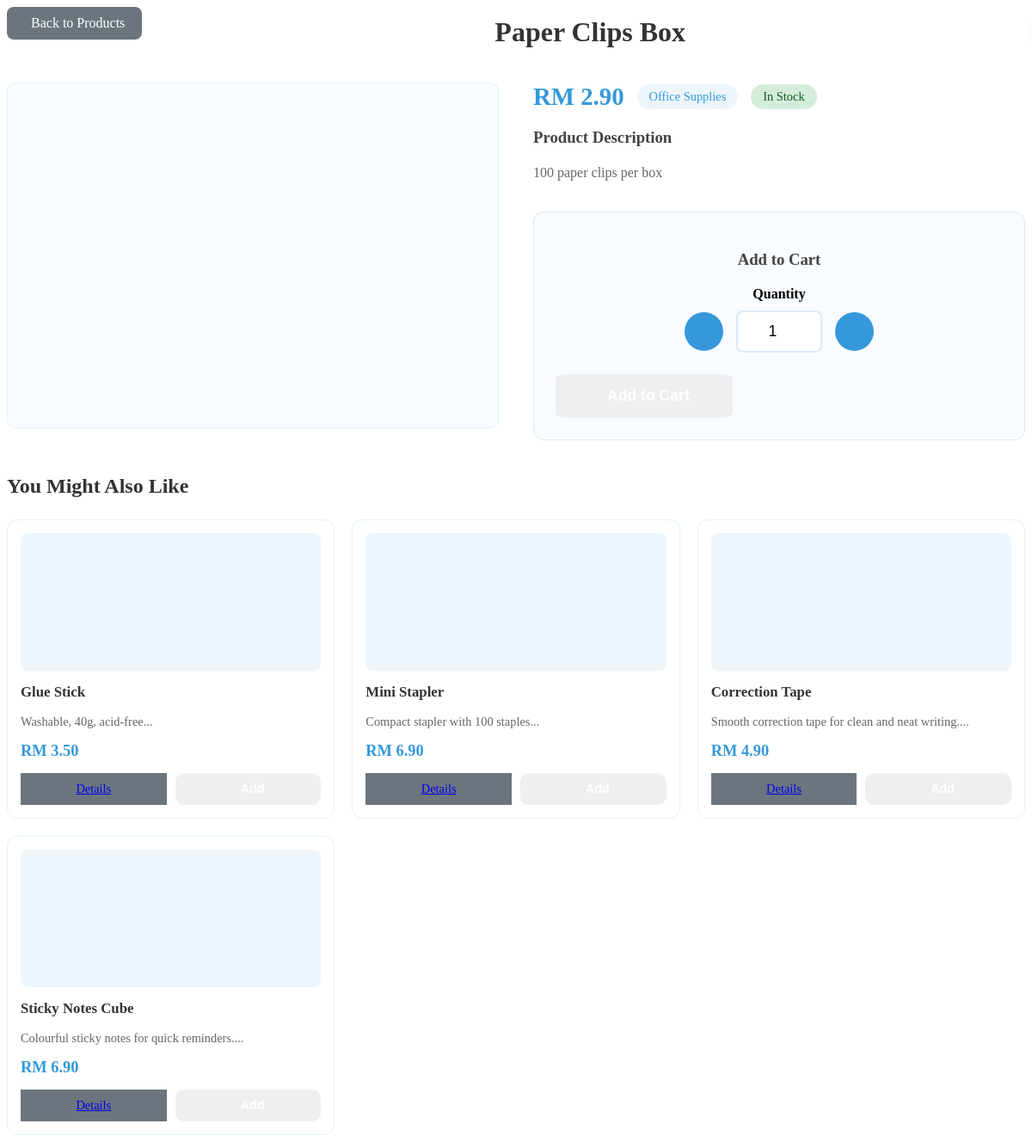
The app's page /product-details.php?id=12 with its own data.
### tables this page shows
CREATE TABLE `products` (
  `id` int(11) NOT NULL,
  `name` varchar(100) NOT NULL,
  `description` text DEFAULT NULL,
  `price` decimal(10,2) NOT NULL,
  `category_id` int(11) DEFAULT NULL,
  `image` varchar(255) DEFAULT 'default.jpg',
  `available` tinyint(1) DEFAULT 1
);

CREATE TABLE `categories` (
  `id` int(11) NOT NULL,
  `name` varchar(50) NOT NULL,
  `description` text DEFAULT NULL,
  `is_active` tinyint(1) DEFAULT 1
);

### product-details.php (the view, shortened to what this page needs)
<?php
$product_id =
    intval($_GET['id']);
$product_sql =
    "SELECT
        p.*,
        c.name AS category_name
     FROM products p
     LEFT JOIN categories c
     ON p.category_id = c.id
     WHERE p.id = $product_id";
$product_result =
    mysqli_query($conn, $product_sql);
?>
<?php
$prod_details =
    mysqli_fetch_assoc($product_result);
$related_products = [];
$related_sql =
    "SELECT *
     FROM products
     WHERE category_id = {$prod_details['category_id']}
     AND id != {$prod_details['id']}
     AND available = 1
     LIMIT 4";
$related_result =
    mysqli_query($conn, $related_sql);
if ($related_result) {
    while (
        $row =
        mysqli_fetch_assoc($related_result)
    ) {
        $related_products[] = $row;
    }
}
?>
<div class="container">
    <div class="content">
        <div class="page-header">
            <a href="menu.php" class="back-button">
                Back to Products
            </a>
            <h1 style="color: #333; text-align: center; flex: 1;">
                <?php echo htmlspecialchars($prod_details['name']); ?>
            </h1>
        </div>
        <div style="display: grid; grid-template-columns: 1fr 1fr; gap: 40px; margin-bottom: 40px;">
            <div>
                <div style="background: #f8fbff; border-radius: 10px; overflow: hidden; position: relative; min-height: 400px; display: flex; align-items: center; justify-content: center; border: 1px solid #e3f2fd;">
                </div>
            </div>
            <div>
                <div style="display: flex; align-items: center; gap: 15px; margin-bottom: 20px; flex-wrap: wrap;">
                    <span class="product-price"
                          style="font-size: 1.8rem; font-weight: bold; color: #3498db;">
                        RM <?php echo number_format($prod_details['price'], 2); ?>
                    </span>
                    <?php if (isset($prod_details['category_name'])): ?>
                        <span style="background: #eef6fb; color: #3498db; padding: 6px 14px; border-radius: 20px; font-size: 0.9rem;">
                            <?php echo htmlspecialchars($prod_details['category_name']); ?>
                        </span>
                    <?php endif; ?>
                    <span style="
                        background: <?php echo $prod_details['available'] ? '#d4edda' : '#f8d7da'; ?>;
                        color: <?php echo $prod_details['available'] ? '#155724' : '#721c24'; ?>;
                        padding: 6px 14px;
                        border-radius: 20px;
                        font-size: 0.9rem;
                    ">
                        <?php echo $prod_details['available'] ? 'In Stock' : 'Out of Stock'; ?>
                    </span>
                </div>
                <div style="margin-bottom: 30px;">
                    <h3 style="color: #444; margin-bottom: 12px;">
                        Product Description
                    </h3>
                    <p style="line-height: 1.8; color: #666;">
                        <?php
                        echo nl2br(
                            htmlspecialchars(
                                $prod_details['description']
                                ?: 'No description available.'
                            )
                        );
                        ?>
                    </p>
                </div>
                <?php if ($prod_details['available']): ?>
                    <div style="background: #f8fbff; padding: 25px; border-radius: 12px; border: 1px solid #dbe9f6;">
                        <h3 style="color: #444; margin-bottom: 20px; text-align: center;">
                            Add to Cart
                        </h3>
                        <div class="form-group" style="margin-bottom: 25px;">
                            <label for="quantity"
                                   style="font-weight: 600; margin-bottom: 10px; display: block; text-align: center;">
                                Quantity
                            </label>
                            <div style="display: flex; align-items: center; justify-content: center; gap: 15px;">
                                <button type="button"
                                        onclick="updateQuantity(-1)"
                                        style="width: 45px; height: 45px; border: none; background: #3498db; color: white; border-radius: 50%; cursor: pointer; font-size: 1.1rem;">
                                </button>
                                <input
                                    type="number"
                                    id="quantity"
                                    name="quantity"
                                    value="1"
                                    min="1"
                                    max="10"
                                    style="width: 100px; text-align: center; padding: 12px; border: 2px solid #dbe9f6; border-radius: 8px; font-size: 1.1rem;"
                                >
                                <button type="button"
                                        onclick="updateQuantity(1)"
                                        style="width: 45px; height: 45px; border: none; background: #3498db; color: white; border-radius: 50%; cursor: pointer; font-size: 1.1rem;">
                                </button>
                            </div>
                        </div>
                        <div style="text-align: center;">
                            <button
                                type="button"
                                id="add-to-cart-btn"
                                class="btn-add-cart"
                                style="padding: 15px 50px; font-size: 1.1rem; border-radius: 8px;"
                                data-product-id="<?php echo $prod_details['id']; ?>"
                                data-product-name="<?php echo htmlspecialchars($prod_details['name']); ?>"
                            >
                            </button>
                        </div>
                    </div>
                <?php endif; ?>
            </div>
        </div>
        <?php if (!empty($related_products)): ?>
            <div class="popular-items">
                <h2 style="color: #333; margin-bottom: 25px;">
                    You Might Also Like
                </h2>
                <div class="products-grid"
                     style="display: grid; grid-template-columns: repeat(4, 1fr); gap: 20px;">
                    <?php foreach ($related_products as $related): ?>
                        <div class="product-card"
                             style="border: 1px solid #e3f2fd; border-radius: 12px; padding: 15px; background: white; transition: all 0.3s;">
                            <?php
                            $related_image_path =
                                'images/products/' .
                                $related['image'];
                            ?>
                            <?php if (
                                file_exists($related_image_path) &&
                                $related['image'] != 'default.jpg'
                            ): ?>
                                <div style="height: 160px; overflow: hidden; border-radius: 8px; margin-bottom: 15px; background: #f8fbff; display: flex; align-items: center; justify-content: center;">
                                    <img
                                        src="<?php echo $related_image_path; ?>"
                                        alt="<?php echo htmlspecialchars($related['name']); ?>"
                                        style="width: 100%; height: 100%; object-fit: contain; padding: 12px;"
                                    >
                                </div>
                            <?php else: ?>
                                <div style="height: 160px; background: #eef6fb; display: flex; align-items: center; justify-content: center; border-radius: 8px; margin-bottom: 15px;">
                                </div>
                            <?php endif; ?>
                            <h3 style="margin: 10px 0; font-size: 1.05rem; color: #333;">
                                <?php echo htmlspecialchars($related['name']); ?>
                            </h3>
                            <p style="color: #666; font-size: 0.9rem; margin-bottom: 12px; line-height: 1.5;">
                                <?php
                                echo substr(
                                    htmlspecialchars(
                                        $related['description']
                                        ?: 'No description available'
                                    ),
                                    0,
                                    50
                                );
                                ?>...
                            </p>
                            <div class="product-price"
                                 style="color: #3498db; font-weight: bold; font-size: 1.15rem; margin-bottom: 15px;">
                                RM <?php echo number_format($related['price'], 2); ?>
                            </div>
                            <div style="display: flex; gap: 10px;">
                                <a href="product-details.php?id=<?php echo $related['id']; ?>"
                                   class="btn"
                                   style="flex: 1; padding: 10px; font-size: 0.9rem; background: #6c757d; text-align: center;">
                                    Details
                                </a>
                                <button
                                    type="button"
                                    class="btn-add-cart add-to-cart-btn"
                                    style="flex: 1; padding: 10px; font-size: 0.9rem;"
                                    data-product-id="<?php echo $related['id']; ?>"
                                    data-product-name="<?php echo htmlspecialchars($related['name']); ?>"
                                >
                                </button>
                            </div>
                        </div>
                    <?php endforeach; ?>
                </div>
            </div>
        <?php endif; ?>
    </div>
</div>

### product-details.php (style rules this page uses)
.btn-add-cart { flex: 1; background: linear-gradient( 135deg, ); color: white; border: none; padding: 12px; border-radius: 10px; cursor: pointer; font-weight: 600; font-size: 1rem; transition: all 0.3s; display: flex; align-items: center; justify-content: center; gap: 10px; position: relative; overflow: hidden; }
.btn-add-cart::after { content: ''; position: absolute; top: 50%; left: 50%; width: 5px; height: 5px; background: rgba(255, 255, 255, 0.5); opacity: 0; border-radius: 100%; transform: scale(1, 1) translate(-50%); transform-origin: 50% 50%; }
.back-button { display: inline-flex; align-items: center; gap: 8px; padding: 10px 20px; background: #6c757d; color: white; text-decoration: none; border-radius: 8px; font-weight: 500; transition: all 0.3s; border: none; cursor: pointer; margin-bottom: 20px; }
.page-header { display: flex; align-items: center; gap: 15px; margin-bottom: 30px; }
.page-header h1 { margin: 0; flex: 1; }
@media (max-width: 1200px) { .products-grid[ style*="grid-template-columns: repeat(4, 1fr)" ] { grid-template-columns: repeat(3, 1fr) !important; } }

### records on screen
products: name "Paper Clips Box", price "2.90", category.name "Office Supplies", description "100 paper clips per box"
products: name "Glue Stick", description "Washable, 40g, acid-free", price "3.50"
products: name "Mini Stapler", description "Compact stapler with 100 staples", price "6.90"
products: name "Correction Tape", description "Smooth correction tape for clean and neat writing.", price "4.90"
products: name "Sticky Notes Cube", description "Colourful sticky notes for quick reminders.", price "6.90"
